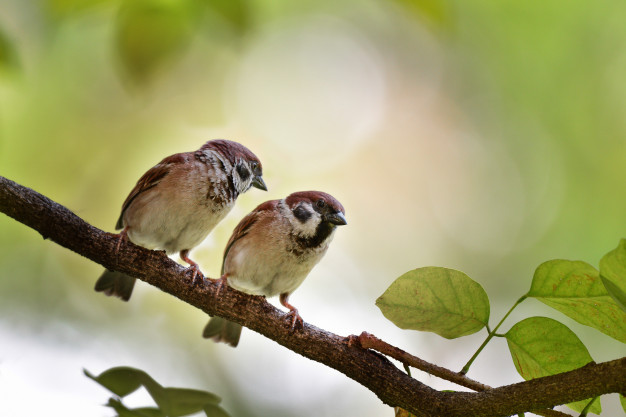
#> input picture Python/Day20/Practice/pic.jpg, 626 x 417 px
$ jupyter execute OpenCv.ipynb
#> lines starting #> are read from the running program, lines starting #| are printed output that depends on the picture
[cell 1]
import cv2
import matplotlib.pyplot as plt

img=cv2.imread("pic.jpg",0)
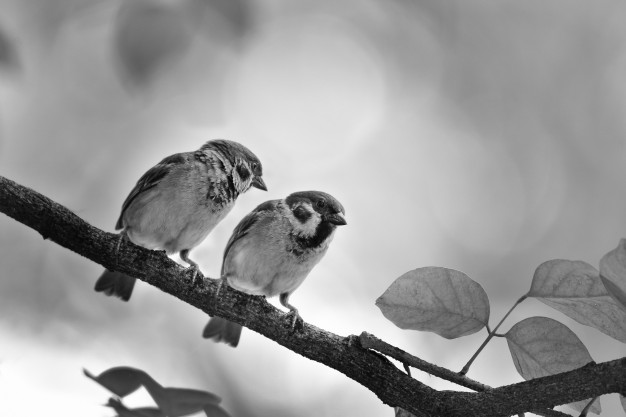
#> img: shape (417, 626); min 1, max 255, mean 154.4
plt.imshow(img)
cv2.imshow("abc",img)
cv2.imwrite("a.jpg",img)
#> Out = True

[cell 2]
import cv2
import matplotlib.pyplot as plt

img = cv2.imread("pic.jpg")
#> img is the input picture: shape (417, 626, 3); mean B, G, R 110.8, 159.9, 160.3

resized = cv2.resize(img, (int(img.shape[1]/2), int (img.shape[0]/2)))
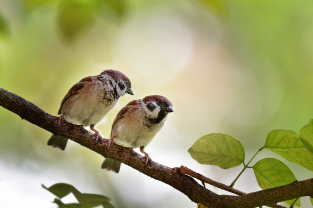
#> resized: shape (208, 313, 3); mean B, G, R 110.7, 159.8, 160.1

cv2.imwrite("a.jpg",resized)
#> Out = True
